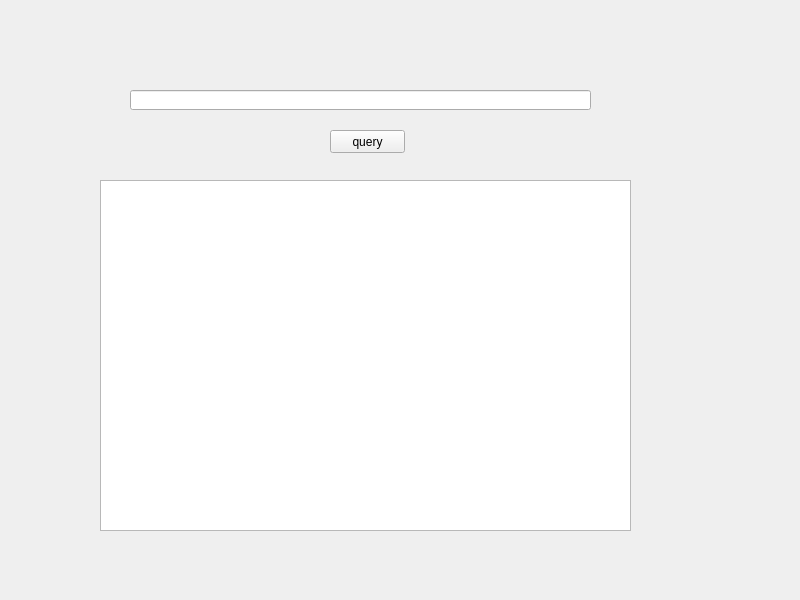
<?xml version="1.0" encoding="UTF-8"?>
<ui version="4.0">
 <class>MainWindow</class>
 <widget class="QMainWindow" name="MainWindow">
  <property name="geometry">
   <rect>
    <x>0</x>
    <y>0</y>
    <width>800</width>
    <height>600</height>
   </rect>
  </property>
  <property name="windowTitle">
   <string>MainWindow</string>
  </property>
  <widget class="QWidget" name="centralwidget">
   <widget class="QLineEdit" name="query_edit">
    <property name="geometry">
     <rect>
      <x>130</x>
      <y>90</y>
      <width>461</width>
      <height>20</height>
     </rect>
    </property>
   </widget>
   <widget class="QPushButton" name="query_button">
    <property name="geometry">
     <rect>
      <x>330</x>
      <y>130</y>
      <width>75</width>
      <height>23</height>
     </rect>
    </property>
    <property name="text">
     <string>query</string>
    </property>
   </widget>
   <widget class="QTableView" name="tableView">
    <property name="geometry">
     <rect>
      <x>100</x>
      <y>180</y>
      <width>531</width>
      <height>351</height>
     </rect>
    </property>
   </widget>
  </widget>
 </widget>
 <resources/>
 <connections/>
</ui>
